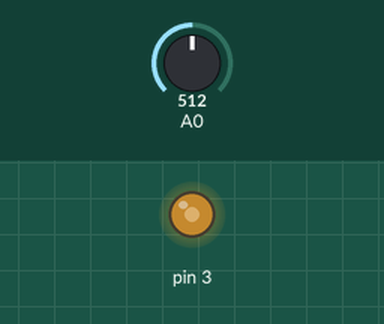
This sketch was run on a simulated Arduino Uno, built with avr-gcc and run on an emulated ATmega328P. Parts: output pins drawn as LEDs (lit = HIGH). The inputs (shaded band) are chosen by the test bench; at power-on: A0 = 512.

Above: at 1.2 s.
1.3 s: A0 set to 716
At 2.4 s:
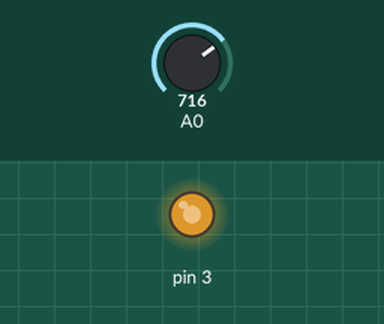
2.8 s: A0 set to 900
At 3.5 s:
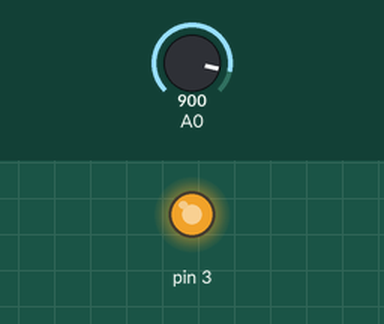
4.3 s: A0 set to 122
At 4.6 s:
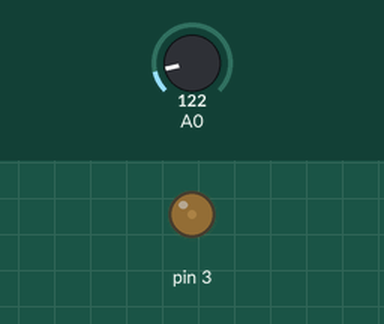
5.8 s: A0 set to 0
At 7.0 s:
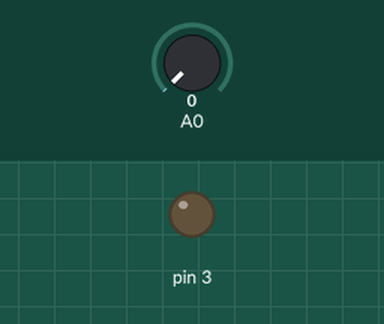
7.3 s: A0 set to 511
At 8.1 s:
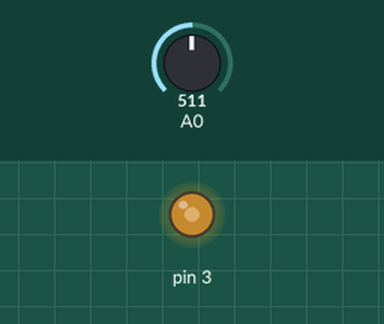
Timing chart, 0 to 9.8 s (numbered marks = the images above; inputs shaded):
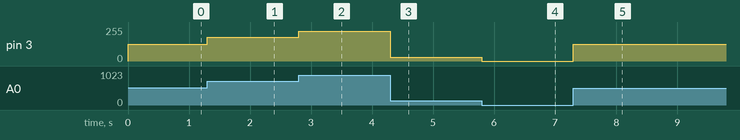

Measured:
- after the input at 1.3 s, pin 3: 127/255 → 178/255 at once
- after the input at 2.8 s, pin 3: 178/255 → 224/255 at once
- after the input at 4.3 s, pin 3: 224/255 → 30/255 at once
- after the input at 5.8 s, pin 3: 30/255 → 0/255 at once
- after the input at 7.3 s, pin 3: 0/255 → 127/255 at once

The sketch:

Servo1.ino
```cpp
int value = 0;
void setup() {
  // put your setup code here, to run once:
}

void loop() {
  // put your main code here, to run repeatedly:
  value = analogRead(A0);
  value = map(value, 0, 1023, 0, 255);
  analogWrite(3, value);
}
```
